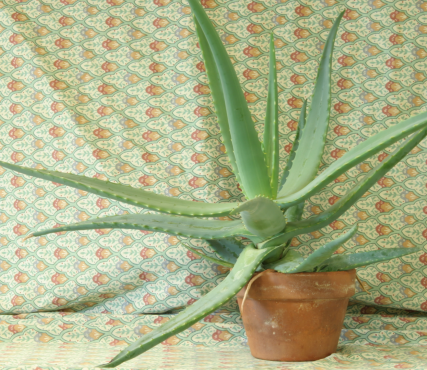
//> input picture 3DP_lab_1/SGM/Examples/Aloe/left.png, 427 x 370 px
$ ./main Examples/Aloe/left.png Examples/Aloe/right.png Examples/Aloe/right.png out.png 3   (built with g++ and OpenCV 4)
//> lines starting //> are read from the running program, lines starting //| are printed output that depends on the picture
### 3DP_lab_1/SGM/sgm.h
#pragma once
#include <iostream>

#include <opencv2/core/core.hpp>
#include <opencv2/highgui/highgui.hpp>
#include "opencv2/imgproc/imgproc.hpp"

#define DEBUG false


using namespace std;
using namespace cv;

typedef vector<unsigned long> ul_array;
typedef vector<ul_array> ul_array2D;
typedef vector<ul_array2D> ul_array3D;
typedef vector<ul_array3D> ul_array4D;

namespace sgm
{
  struct path
  {
    int direction_x;
    int direction_y;
  };
  struct processing_window
  {
    int east;
    int west;
    int north;
    int south;

  };
  class SGM
  {

  public:
    SGM(unsigned int disparity_range, unsigned int p1=3, unsigned int p2=40, unsigned int window_height=3, unsigned window_width_=3);
    void set(const  cv::Mat &left_img, const  cv::Mat &right_img);
    void compute_disparity();
    void save_disparity(char* out_file_name);
    float compute_mse(const  cv::Mat &gt);


  private:
      void init_paths();
      void aggregation();
      void calculate_cost_hamming();
      void compute_path_cost(int direction_y, int direction_x, int cur_y, int cur_x, int cur_path);
      unsigned long findMin(unsigned long a , unsigned long b , unsigned long c);

      int height_;
      int width_;
      unsigned int disparity_range_;
      unsigned int p1_;
      unsigned int p2_;
      unsigned int window_height_;
      unsigned window_width_;
      cv::Mat disp_;
      cv::Mat views_[2];
      vector<path> paths_;
      processing_window pw_;
      ul_array3D cost_;
      ul_array3D aggr_cost_;
      ul_array4D path_cost_;

  };
}

### 3DP_lab_1/SGM/sgm.cpp
#include <algorithm>
#include <vector>
#include <cmath>
#include <ctime>
#include <thread>
#include <chrono>

#include "sgm.h"

#define NUM_DIRS 3
#define PATHS_PER_SCAN 8

using namespace std;
using namespace cv;
static char hamLut[256][256];
static int directions[NUM_DIRS] = {0, -1, 1};

// compute values for hamming lookup table
void compute_hamming_lut()
{
  for (uchar i = 0; i < 255; i++)
  {
    for (uchar j = 0; j < 255; j++)
    {
      uchar census_xor = i ^ j;
      uchar dist = 0;
      while (census_xor)
      {
        ++dist;
        census_xor &= census_xor - 1;
      }

      hamLut[i][j] = dist;
    }
  }
}

namespace sgm
{
  SGM::SGM(unsigned int disparity_range, unsigned int p1, unsigned int p2, unsigned int window_height, unsigned window_width) : disparity_range_(disparity_range), p1_(p1), p2_(p2), window_height_(window_height), window_width_(window_width)
  {
    compute_hamming_lut();
  }

  // set images and initialize all the desired values
  void SGM::set(const cv::Mat &left_img, const cv::Mat &right_img)
  {
    views_[0] = left_img;
    views_[1] = right_img;

    height_ = left_img.rows;
    width_ = right_img.cols;
    pw_.north = window_height_ / 2;
    pw_.south = height_ - window_height_ / 2;
    pw_.west = window_width_ / 2;
    pw_.east = width_ - window_height_ / 2;

    init_paths();
    cost_.resize(height_, ul_array2D(width_, ul_array(disparity_range_)));
    aggr_cost_.resize(height_, ul_array2D(width_, ul_array(disparity_range_)));
    path_cost_.resize(PATHS_PER_SCAN, ul_array3D(height_, ul_array2D(width_, ul_array(disparity_range_))));
  }

  // initialize path directions
  void SGM::init_paths()
  {
    for (int i = 0; i < NUM_DIRS; ++i)
    {
      for (int j = 0; j < NUM_DIRS; ++j)
      {
        // skip degenerate path
        if (i == 0 && j == 0)
          continue;
        paths_.push_back({directions[i], directions[j]});
      }
    }
  }

  // compute costs and fill volume cost cost_
  void SGM::calculate_cost_hamming()
  {
    uchar census_left, census_right, shift_count;
    cv::Mat_<uchar> census_img[2];

    cout << "\nApplying Census Transform" << endl;

    for (int view = 0; view < 2; view++)
    {
      census_img[view] = cv::Mat_<uchar>::zeros(height_, width_);
      for (int r = 1; r < height_ - 1; r++)
      {
        uchar *p_center = views_[view].ptr<uchar>(r),
              *p_census = census_img[view].ptr<uchar>(r);
        p_center += 1;
        p_census += 1;
        for (int c = 1; c < width_ - 1; c++, p_center++, p_census++)
        {
          uchar census_val = 0, shift_count = 0;
          for (int wr = r - 1; wr <= r + 1; wr++)
          {
            for (int wc = c - 1; wc <= c + 1; wc++)
            {

              if (shift_count != 4) // skip the center pixel
              {
                census_val <<= 1;
                if (views_[view].at<uchar>(wr, wc) < *p_center) // compare pixel values in the neighborhood
                  census_val = census_val | 0x1;
              }
              shift_count++;
            }
          }
          *p_census = census_val;
        }
      }
    }

    cout << "\nFinding Hamming Distance" << endl;

    for (int r = window_height_ / 2 + 1; r < height_ - window_height_ / 2 - 1; r++)
    {
      for (int c = window_width_ / 2 + 1; c < width_ - window_width_ / 2 - 1; c++)
      {
        for (int d = 0; d < disparity_range_; d++)
        {
          long cost = 0;
          for (int wr = r - window_height_ / 2; wr <= r + window_height_ / 2; wr++)
          {
            uchar *p_left = census_img[0].ptr<uchar>(wr),
                  *p_right = census_img[1].ptr<uchar>(wr);
            int wc = c - window_width_ / 2;
            p_left += wc;
            p_right += wc + d;
            const uchar out_val = census_img[1].at<uchar>(wr, width_ - window_width_ / 2 - 1);

            for (; wc <= c + window_width_ / 2; wc++, p_left++, p_right++)
            {
              uchar census_left, census_right;
              census_left = *p_left;

              if (c + d < width_ - window_width_ / 2)
                census_right = *p_right;
              else
                census_right = out_val;

              uchar census_xor = census_left ^ census_right; // Hamming Distance
              uchar dist = 0;
              cost += hamLut[census_left][census_right];
            }
          }
          cost_[r][c][d] = cost;
        }
      }
    }
  }

  // TO COMPLETE: compute final costs per path
  void SGM::compute_path_cost(int direction_y, int direction_x, int cur_y, int cur_x, int cur_path)
  {
    // use this variables if needed
    unsigned long prev_cost;
    unsigned long best_prev_cost;
    unsigned long no_penalty_cost;
    unsigned long penalty_cost;
    unsigned long small_penalty_cost;
    unsigned long big_penalty_cost;

    // if the processed pixel is the first:
    if ((cur_y == pw_.north) ||
        (cur_y == pw_.south) ||
        (cur_x == pw_.east) ||
        (cur_x == pw_.west))
    {
      // Please fill me!
      for (int d = 0; d < disparity_range_; d++)
      {
        path_cost_[cur_path][cur_y][cur_x][d] = cost_[cur_y][cur_x][d];
      }
    }
    else
    {

      best_prev_cost = 4294967295.0;
      for (int d = 0; d < disparity_range_; d++)
      {
        if (path_cost_[cur_path][cur_y + direction_y][cur_x + direction_x][d] < best_prev_cost)
        {
          best_prev_cost = path_cost_[cur_path][cur_y + direction_y][cur_x + direction_x][d];
        }
      }
      // Please fill me!
      for (int d = 0; d < disparity_range_; d++)
      {
        prev_cost = cost_[cur_y][cur_x][d];

        no_penalty_cost = path_cost_[cur_path][cur_y + direction_y][cur_x + direction_x][d];

        // Small penalty cost
        if (d == 0)
        { // for first disparity
          small_penalty_cost = path_cost_[cur_path][cur_y + direction_y][cur_x + direction_x][d + 1] + p1_;
        }
        else if (d == disparity_range_ - 1)
        { // for last disparity
          small_penalty_cost = path_cost_[cur_path][cur_y + direction_y][cur_x + direction_x][d - 1] + p1_;
        }
        else
        { // other disparities
          small_penalty_cost = min(path_cost_[cur_path][cur_y + direction_y][cur_x + direction_x][d + 1],
                                   path_cost_[cur_path][cur_y + direction_y][cur_x + direction_x][d - 1]) +
                               p1_;
        }

        big_penalty_cost = best_prev_cost + p2_;
        path_cost_[cur_path][cur_y][cur_x][d] = prev_cost + findMin(no_penalty_cost, small_penalty_cost, big_penalty_cost) - best_prev_cost;
      }
    }
  }

  unsigned long SGM::findMin(unsigned long a, unsigned long b, unsigned long c)
  {

    unsigned long min = a;
    if (b < min)
    {
      min = b;
    }

    if (c < min)
    {
      min = c;
    }

    return min;
  }

  // TO COMPLETE: aggregate the costs
  void SGM::aggregation()
  {
    // for all defined paths
    for (int cur_path = 0; cur_path < PATHS_PER_SCAN; ++cur_path)
    {

      int dir_x = paths_[cur_path].direction_x;
      int dir_y = paths_[cur_path].direction_y;
      int start_x, start_y, end_x, end_y, step_x, step_y;

      start_x = dir_x == -1 ? pw_.east : pw_.west;
      end_x = dir_x == -1 ? pw_.west : pw_.east;
      step_x = dir_x == -1 ? -1 : 1;

      start_y = dir_y == 1 ? pw_.south : pw_.north;
      end_y = dir_y == 1 ? pw_.north : pw_.south;
      step_y = dir_y == 1 ? -1 : 1;

      for (int y = start_y; y != end_y; y += step_y)
      {
        for (int x = start_x; x != end_x; x += step_x)
        {
          compute_path_cost(dir_y, dir_x, y, x, cur_path);
        }
      }

      std::cout << "Path : ( X : " << dir_x << " , Y : " << dir_y << ") "
                << "Progress : %" << ((float)cur_path / (float)(PATHS_PER_SCAN - 1)) * 100 << endl;
    }

    // TO DO: aggregate the costs for all direction into the aggr_cost_ tensor

    for (int y = pw_.north; y != pw_.south; y++)
    {
      for (int x = pw_.west; x != pw_.east; x++)
      {
        for (int d = 0; d < disparity_range_; d++)
        {
          unsigned long sum = 0.0;
          for (int i = 0; i < PATHS_PER_SCAN; i++)
          {
            sum = path_cost_[i][y][x][d] + sum;
          }

          aggr_cost_[y][x][d] = sum;
        }
      }
    }
  }

  void SGM::compute_disparity()
  {
    calculate_cost_hamming();
    aggregation();
    disp_ = Mat(Size(width_, height_), CV_8UC1, Scalar::all(0));

    for (int row = 0; row < height_; ++row)
    {
      for (int col = 0; col < width_; ++col)
      {
        unsigned long smallest_cost = aggr_cost_[row][col][0];
        int smallest_disparity = 0;
        for (int d = disparity_range_ - 1; d >= 0; --d)
        {

          if (aggr_cost_[row][col][d] < smallest_cost)
          {
            smallest_cost = aggr_cost_[row][col][d];
            smallest_disparity = d;
          }
        }

        disp_.at<uchar>(row, col) = smallest_disparity * 255.0 / disparity_range_;
      }
    }
  }

  float SGM::compute_mse(const cv::Mat &gt)
  {
    cv::Mat1f container[2];
    cv::normalize(gt, container[0], 0, 85, cv::NORM_MINMAX);
    cv::normalize(disp_, container[1], 0, disparity_range_, cv::NORM_MINMAX);

    cv::Mat1f mask = min(gt, 1);
    cv::multiply(container[1], mask, container[1], 1);
    float error = 0;
    for (int y = 0; y < height_; ++y)
    {
      for (int x = 0; x < width_; ++x)
      {
        float diff = container[0](y, x) - container[1](y, x);
        error += (diff * diff);
      }
    }
    error = error / (width_ * height_);
    return error;
  }

  void SGM::save_disparity(char *out_file_name)
  {
    imwrite(out_file_name, disp_);
    return;
  }

}

### 3DP_lab_1/SGM/main.cpp
#include "sgm.h"


int main(int argc, char** argv) {

    if (argc != 6) {
        cerr << "Usage: " << argv[0] << " <right image> <left image> <gt depth map> <output image file> <disparity range> " << endl;
        return -1;
    }

    char *firstFileName = argv[1];
    char *secondFileName = argv[2];
    char *gtFileName = argv[3];
    char *outputFileName = argv[4];
    cv::Mat firstImage;
    cv::Mat secondImage;
    cv::Mat gt;

    firstImage = cv::imread(firstFileName, IMREAD_GRAYSCALE);
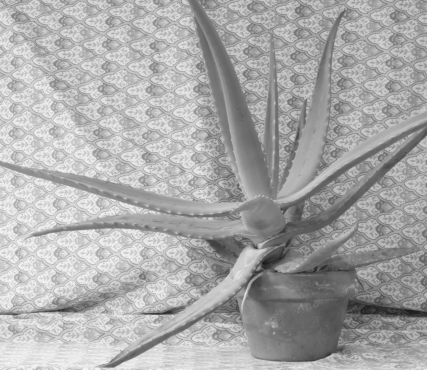
//> firstImage: 370 rows x 427 cols, CV_8UC1; min 23, max 245, mean 169.3
    secondImage = cv::imread(secondFileName, IMREAD_GRAYSCALE);
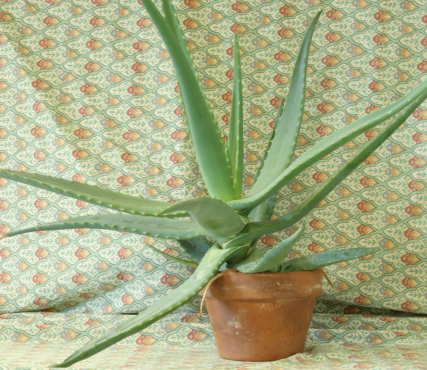
//> input picture 3DP_lab_1/SGM/Examples/Aloe/right.png, 427 x 370 px
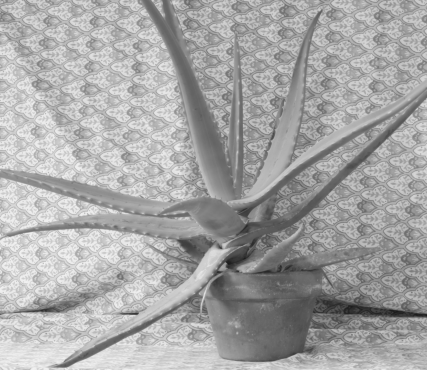
//> secondImage: 370 rows x 427 cols, CV_8UC1; min 26, max 242, mean 166.3
    gt = cv::imread(gtFileName, IMREAD_GRAYSCALE);

    if(!firstImage.data || !secondImage.data) {
        cerr <<  "Could not open or find one of the images!" << endl;
        return -1;
    }

    unsigned int disparityRange = atoi(argv[5]);

    sgm::SGM sgm(disparityRange);
    sgm.set(firstImage, secondImage);
    sgm.compute_disparity();
//> the loop in calculate_cost_hamming, `for (int view = 0; view < 2; view++)` made 2 passes
//> shift_count on passes 1 to 2: 0, 0
//> after the loop in calculate_cost_hamming, `for (int view = 0; view < 2; view++)`:
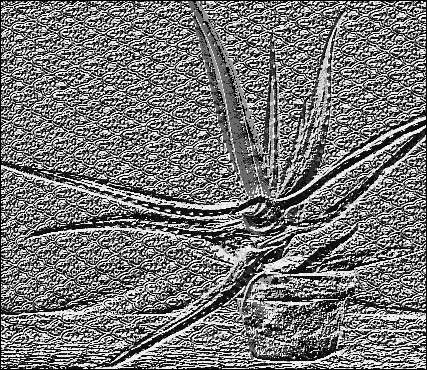
//> census_img[0]: 370 rows x 427 cols, CV_8UC1; min 0, max 255, mean 118.5
//> after the loop in calculate_cost_hamming, `for (int view = 0; view < 2; view++)`:
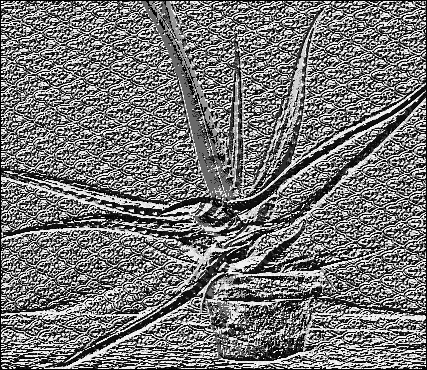
//> census_img[1]: 370 rows x 427 cols, CV_8UC1; min 0, max 255, mean 118.5
//> after the loop in calculate_cost_hamming, `for (int view = 0; view < 2; view++)`: shift_count = 0
//> after the loop in compute_disparity, `for (int row = 0; row < height_; ++row)`:
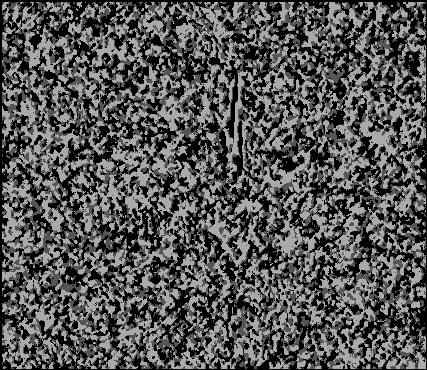
//> disp_: 370 rows x 427 cols, CV_8UC1; min 0, max 170, mean 83.5
    sgm.save_disparity(outputFileName);

    std::cerr<< "Right Image MSE error: " << sgm.compute_mse(gt) << std::endl;
//> in compute_mse, `cv::normalize(disp_, container[1], 0, disparity_range_, cv::NORM_MINMA..`:
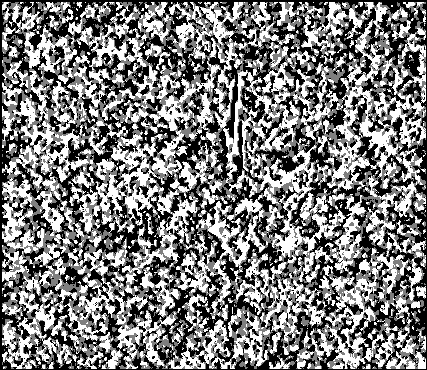
//> container[1]: 370 rows x 427 cols, CV_32FC1; min 0, max 3, mean 1.47; drawn with min black and max white
//> in compute_mse, `cv::Mat1f mask = min(gt, 1);`: mask: 370 rows x 427 cols, CV_32FC1; every value is 1
//> the loop in compute_mse, `for (int y = 0; y < height_; ++y)` made 370 passes
//> error on passes 1 to 3: 1389853.8, 2812360.5, 4160550.2
//> after the loop in compute_mse, `for (int y = 0; y < height_; ++y)`: error = 493206560
//> in compute_mse, `error = error / (width_ * height_);`: error = 3121.8

    return 0;
}
